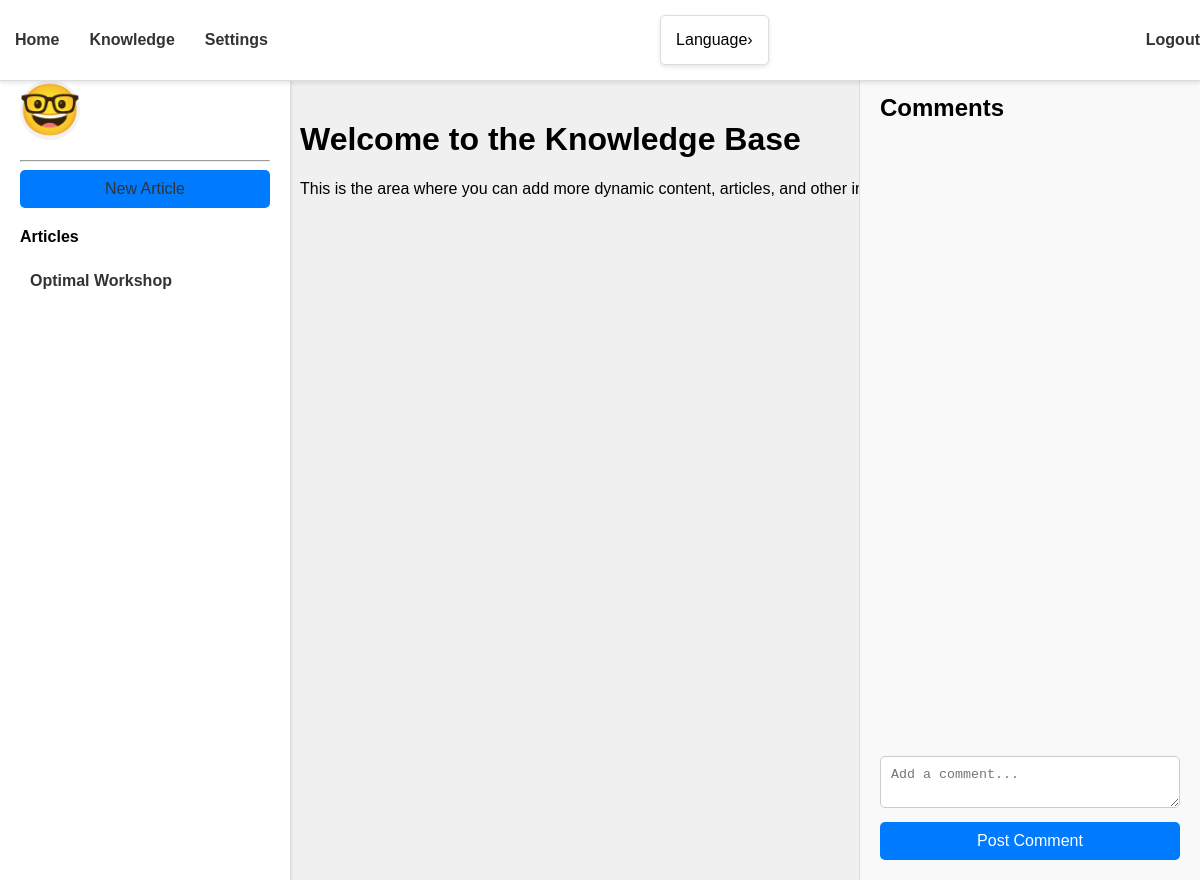
Before: /knowledge (signed in) with the older database file.
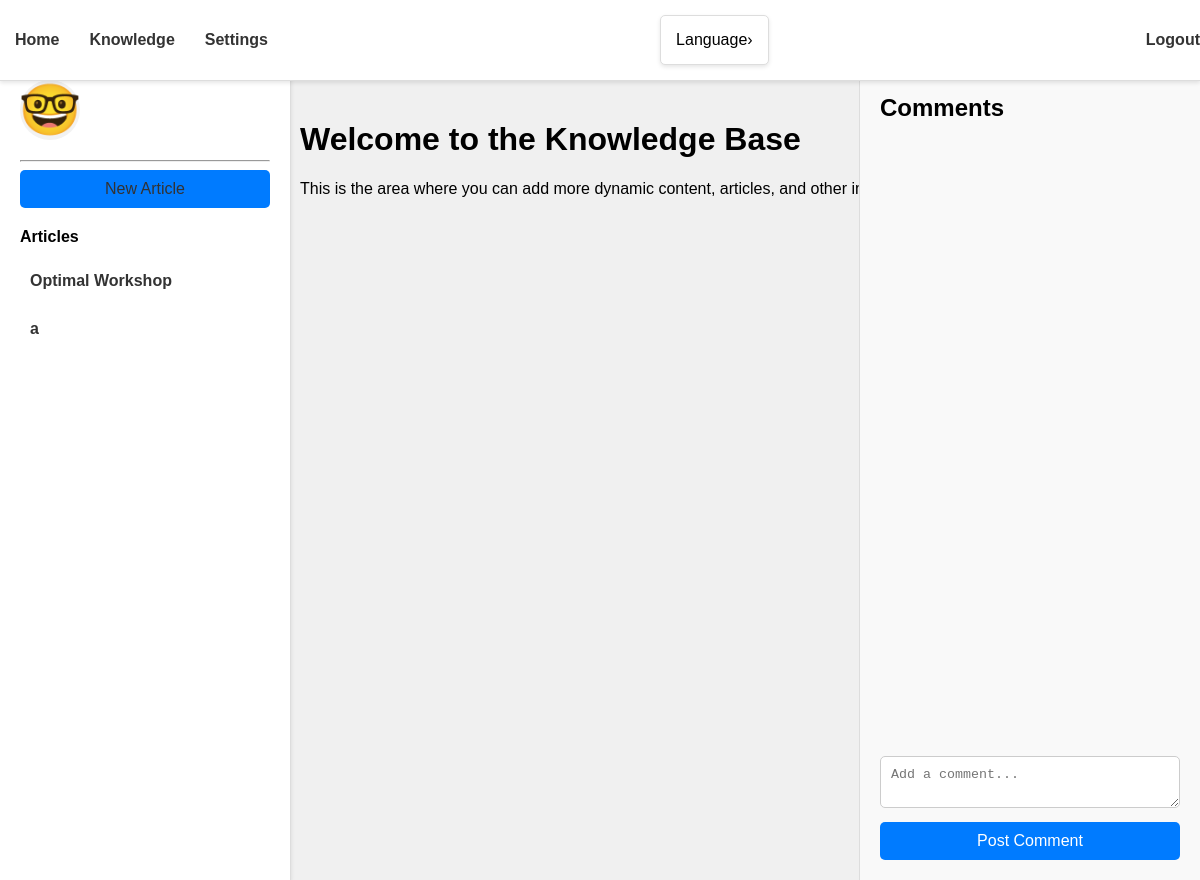
After: the same page with the newer database file.
### models.py (models this page shows)
class Base(DeclarativeBase):
    pass

class Article(Base):
    __tablename__ = "articles"
    id = Column(Integer, primary_key=True)
    title = Column(String(255), nullable=False)
    content = Column(Text, nullable=False)
    author = Column(String(100), nullable=False)
    publish_date = Column(DateTime, nullable=False)
    comments = relationship("Comment", order_by="Comment.id", back_populates="article")

### app.py (the view)
@app.route('/knowledge')
def show_knowledge():
    username = session.get('username')
    if not username:
        return redirect(url_for('login'))
    user = db.get_user(username)
    if not user:
        return redirect(url_for('login'))
    articles = db.get_all_articles()
    can_delete_comments = user.role in ['admin', 'staff']
    return render_template('knowledge.jinja', username=username, articles=articles, can_delete_comments=can_delete_comments)

### db.py (called while the page is built)
def get_user(username: str):
    with Session(engine) as session:
        return session.get(User, username)

def get_all_articles():
    with Session(engine) as session:
        return session.query(Article).all()

### templates/knowledge.jinja (shortened to what this page needs)
{% extends 'base.jinja' %}
{% block content %}
<div class="side-nav">
    <div class="user-avatar">🤓</div>
    <hr>
    <a href="{{ url_for('new_article_form') }}" class="btn-new-article" data-i18n="new_article">New Article</a>
    <p><strong data-i18n="articles">Articles:</strong></p>
    <ul>
        {% for article in articles %}
            <li><a href="javascript:void(0);" onclick="loadArticle({{ article.id }})" class="nav-link">{{ article.title }}</a></li>
        {% endfor %}
    </ul>
</div>
<div class="content-area">
    <h1 data-i18n="welcome_message">Welcome to the Knowledge Base</h1>
    <p data-i18n="welcome_description">This is the area where you can add more dynamic content, articles, and other information.</p>
</div>
<div class="comment-section" id="comment-section">
    <h2 data-i18n="comments">Comments</h2>
    <div id="comment-list-container">
    </div>
    <form id="comment-form" class="comment-form">
        <textarea id="comment-text" placeholder="Add a comment..." data-i18n-placeholder="add_comment_placeholder"></textarea>
        <button type="button" onclick="submitComment()" data-i18n="post_comment">Post Comment</button>
    </form>
</div>
{% endblock %}

### templates/base.jinja (shortened to what this page needs)
<!DOCTYPE html>
<html>
<head>
</head>
<body>
    <nav>
        <div class="nav-links">
            <a href="/home?username={{ username }}" class="nav-link" data-i18n="home">Home</a>
            <a href="/knowledge" class="nav-link" data-i18n="knowledge">Knowledge</a>
            <a href="/settings" class="nav-link" data-i18n="settings">Settings</a>
        </div>
        <div class="language-selector">
            <div class="tab" onclick="toggleLanguageSelector()">
                <span data-i18n="language">Language</span> <span class="arrow">›</span>
            </div>
        </div>
        <div class="user-info">
            <ol style="list-style: none; padding: 0;">
                <li>
                    <a href="javascript:void(0)" onclick="logoutAndClearStorage()" class="btn" data-i18n="logout">Logout</a>
                </li>
            </ol>
        </div>
    </nav>
    <div style="margin-top: 60px;">
        {% block content %} {% endblock %}
    </div>
</body>
</html>

### templates/base.jinja (style rules this page uses)
nav { width: 100%; border-bottom: 1px solid #ddd; padding: 10px 0; background-color: #fff; display: flex; justify-content: space-between; align-items: center; box-shadow: 0 2px 4px rgba(0, 0, 0, 0.1); position: fixed; top: 0; left: 0; z-index: 1000; height: 60px; }
.nav-link { padding: 10px 15px; color: #333; text-decoration: none; font-weight: bold; transition: background-color 0.3s ease; }
.nav-links, .user-info { display: flex; align-items: center; }
.btn { color: #333; font-weight: bold; text-decoration: none; cursor: pointer; }
.language-selector { padding: 0px; border: 0px solid #ddd; border-radius: 5px; background-color: #fff; cursor: pointer; }
.tab { padding: 15px; cursor: pointer; transition: background-color 0.3s ease; border: 1px solid #ddd; border-radius: 5px; background-color: #fff; box-shadow: 0 2px 4px rgba(0, 0, 0, 0.1); display: flex; justify-content: space-between; align-items: center; }

### templates/knowledge.jinja (style rules this page uses)
body { font-family: 'Arial', sans-serif; background: #f0f0f0; margin: 0; padding: 0; height: 100vh; }
.side-nav { width: 250px; background-color: #fff; padding: 20px; padding-top: 80px; border-right: 1px solid #ddd; box-shadow: 0 2px 4px rgba(0, 0, 0, 0.1); overflow-y: auto; position: fixed; top: 0; bottom: 0; }
.side-nav ul { padding: 0; list-style: none; }
.side-nav li { margin-bottom: 10px; }
.side-nav a { display: block; padding: 10px; color: #333; text-decoration: none; border-radius: 5px; transition: background-color 0.3s ease; }
.user-avatar { width: 60px; height: 60px; border-radius: 50%; background-color: #f2f2f2; display: flex; justify-content: center; align-items: center; font-size: 50px; margin-bottom: 20px; }
.content-area { flex: 1; padding: 20px; overflow-y: auto; margin-left: 280px; margin-top: 80px; height: calc(100vh - 80px); }
.btn-new-article { background-color: #007bff; color: #fff; padding: 10px; border-radius: 5px; text-align: center; display: block; text-decoration: none; margin-bottom: 20px; transition: background-color 0.3s ease; }
.comment-section { width: 300px; padding: 20px; background-color: #f9f9f9; border-left: 1px solid #ddd; position: fixed; right: 0; top: 54px; bottom: 0; overflow-y: auto; }
#comment-list-container { height: calc(100% - 160px); overflow-y: auto; }
#comment-text { width: 100%; box-sizing: border-box; margin-top: 10px; padding: 10px; border: 1px solid #ccc; border-radius: 5px; }
.comment-form { position: absolute; bottom: 20px; width: calc(100% - 40px); }
.comment-form button { display: block; width: 100%; padding: 10px; background-color: #007bff; color: #fff; border: none; border-radius: 5px; cursor: pointer; margin-top: 10px; font-size: 16px; transition: background-color 0.3s ease; }

Changed rows visible on the page:
added Article: title "a"
